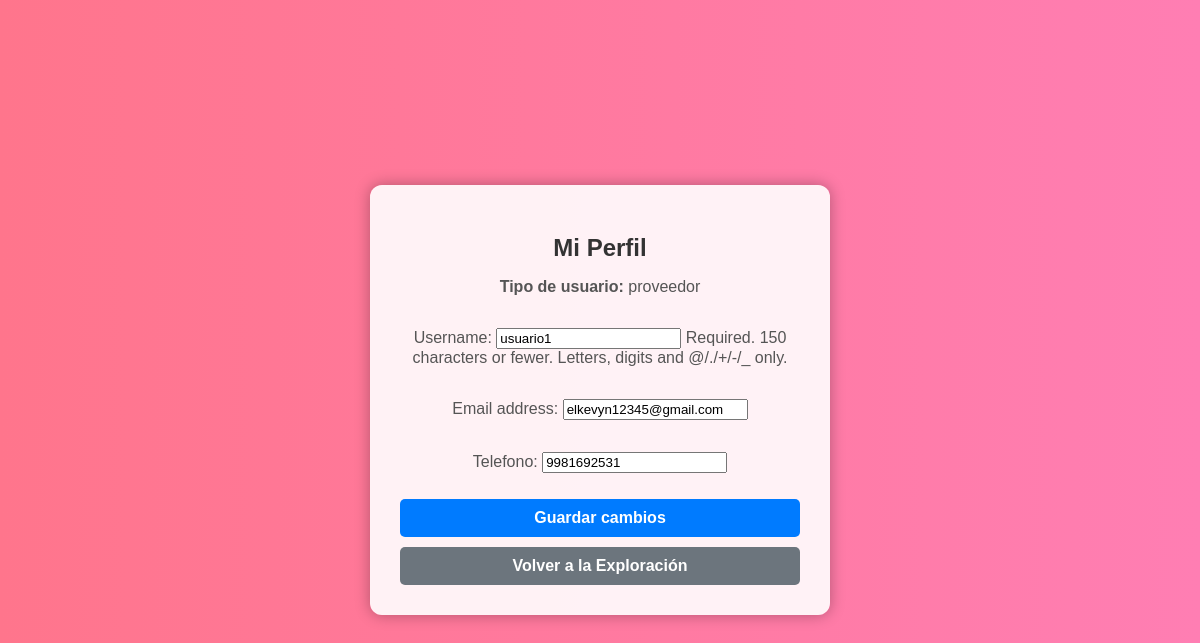
/perfil/cliente/ (signed in), run on the app's committed database.
### usuarios/models.py (models this page shows, shortened)
class Usuario(AbstractUser):
    tipo_usuario = models.CharField(max_length=20, choices=[
        ('cliente', 'Cliente'),
        ('proveedor', 'Proveedor'),
    ], default='cliente')
    telefono = models.CharField(max_length=15, blank=True, null=True)

### usuarios/views.py (the view)
# urls.py: path('perfil/cliente/', perfil_cliente, name='perfil_cliente'),
@login_required
def perfil_cliente(request):
    usuario = request.user
    if request.method == 'POST':
        form = PerfilClienteForm(request.POST, instance=usuario)
        if form.is_valid():
            usuario.username = form.cleaned_data['username']
            usuario.email = form.cleaned_data['email']
            usuario.telefono = form.cleaned_data['telefono']
            usuario.save()
            return redirect('perfil_cliente')
    else:
        form = PerfilClienteForm(instance=usuario)
    return render(request, 'usuarios/perfil_cliente.html', {'form': form, 'usuario': usuario})

### usuarios/forms.py
class PerfilClienteForm(forms.ModelForm):
    class Meta:
        model = Usuario
        fields = ['username', 'email', 'telefono']  # No incluir 'tipo_usuario'

### usuarios/templates/usuarios/perfil_cliente.html (shortened to what this page needs)
{% load static %}
<!DOCTYPE html>
<html lang="es">
<head>
    <link rel="stylesheet" href="{% static 'usuarios/perfil_cliente.css' %}">
</head>
<body>
    <div class="container">
        <h2>Mi Perfil</h2>
        <p><strong>Tipo de usuario:</strong> {{ usuario.tipo_usuario }}</p>
        <form method="post">
            {{ form.as_p }}
            <button type="submit">Guardar cambios</button>
        </form>
        <a href="{% url 'exploracion_productos' %}">
            <button class="btn-secondary">Volver a la Exploración</button>
        </a>
    </div>
</body>
</html>

### static/usuarios/perfil_cliente.css (style rules this page uses)
body { background: linear-gradient(to right, #ff758c, #ff7eb3); font-family: Arial, sans-serif; display: flex; justify-content: center; align-items: center; height: 100vh; margin: 0; }
.container { background-color: rgba(255, 255, 255, 0.9); padding: 30px; border-radius: 12px; box-shadow: 0 0 15px rgba(0, 0, 0, 0.3); text-align: center; max-width: 400px; width: 100%; }
h2 { color: #333; font-size: 24px; margin-bottom: 15px; }
p { font-size: 16px; color: #555; }
form { display: flex; flex-direction: column; align-items: center; }
button { background-color: #007bff; color: white; border: none; padding: 10px; margin-top: 10px; cursor: pointer; border-radius: 5px; width: 100%; font-size: 16px; font-weight: bold; }
.btn-secondary { background-color: #6c757d; }

### data on the page
Usuario: tipo_usuario "proveedor", username "usuario1", email "elkevyn12345@gmail.com", telefono "9981692531"
